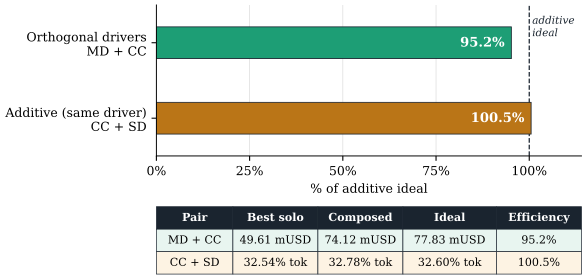

This chart was generated by the following Python code:
"""Figure 6: Composition orthogonality — horizontal bar chart with summary table.

Two horizontal bars normalised to % of additive ideal:
  - MD + CC (orthogonal drivers): 95.2%  — teal
  - CC + SD (additive, same driver): 100.5%  — amber
Vertical dashed reference line at 100%.
Value labels inside bars in white.
Summary table of raw numbers below the bars.
"""

from pathlib import Path

import matplotlib.pyplot as plt
import matplotlib.ticker as mticker
import matplotlib.gridspec as gridspec

plt.rcParams.update({
    "font.family": "serif",
    "font.size": 9,
    "axes.labelsize": 9,
    "axes.titlesize": 10,
    "legend.fontsize": 8,
    "mathtext.fontset": "cm",
    "pdf.fonttype": 42,
    "ps.fonttype": 42,
    "axes.linewidth": 0.7,
})

OUT = Path(__file__).resolve().parent / "fig6_composition_orthogonality.pdf"

TEAL  = "#1D9E75"
AMBER = "#BA7517"
EDGE  = "#1a242f"
GRID  = "#9a9a9a"


def main() -> None:
    fig = plt.figure(figsize=(5.5, 3.5))
    gs = gridspec.GridSpec(2, 1, height_ratios=[2.2, 1.0], hspace=0.45,
                           figure=fig)
    ax_bars  = fig.add_subplot(gs[0])
    ax_table = fig.add_subplot(gs[1])

    # ── Horizontal bars ──────────────────────────────────────────────────
    bars = [
        {"label": "Orthogonal drivers\nMD + CC", "value": 95.2, "color": TEAL},
        {"label": "Additive (same driver)\nCC + SD", "value": 100.5, "color": AMBER},
    ]

    y_pos      = [1.0, 0.0]
    bar_height = 0.42

    for yg in (25, 50, 75):
        ax_bars.axvline(yg, color=GRID, alpha=0.35, lw=0.5, zorder=0)

    ax_bars.axvline(100, color=EDGE, lw=0.9, ls="--", zorder=1)
    ax_bars.text(100.8, max(y_pos) + bar_height / 2,
                 "additive\nideal",
                 ha="left", va="center",
                 fontsize=7.5, color=EDGE, style="italic")

    for y, b in zip(y_pos, bars):
        ax_bars.barh(y, b["value"], bar_height,
                     color=b["color"], edgecolor=EDGE, linewidth=0.6, zorder=2)
        ax_bars.text(
            b["value"] - 1.8, y,
            f'{b["value"]:.1f}%',
            ha="right", va="center",
            fontsize=9.5, color="white", fontweight="bold",
        )

    ax_bars.set_yticks(y_pos)
    ax_bars.set_yticklabels([b["label"] for b in bars], fontsize=9)
    ax_bars.set_xlabel("% of additive ideal")
    ax_bars.set_xlim(0, 114)
    ax_bars.set_ylim(-0.5, 1.5)
    ax_bars.xaxis.set_major_formatter(mticker.FormatStrFormatter("%g%%"))
    ax_bars.xaxis.set_major_locator(mticker.MultipleLocator(25))
    ax_bars.spines["top"].set_visible(False)
    ax_bars.spines["right"].set_visible(False)

    # ── Summary table ─────────────────────────────────────────────────────
    ax_table.axis("off")

    col_labels = ["Pair", "Best solo", "Composed", "Ideal", "Efficiency"]
    row_data = [
        ["MD + CC", "49.61 mUSD", "74.12 mUSD", "77.83 mUSD", "95.2%"],
        ["CC + SD", "32.54% tok",  "32.78% tok",  "32.60% tok",  "100.5%"],
    ]

    # Column widths as fractions of axes width.
    col_widths = [0.18, 0.20, 0.20, 0.22, 0.20]

    tbl = ax_table.table(
        cellText=row_data,
        colLabels=col_labels,
        colWidths=col_widths,
        loc="upper center",
        cellLoc="center",
    )
    tbl.auto_set_font_size(False)
    tbl.set_fontsize(8)

    # Style: header row in dark with white text; data rows white bg.
    for (row, col), cell in tbl.get_celld().items():
        cell.set_edgecolor(EDGE)
        cell.set_linewidth(0.5)
        if row == 0:
            cell.set_facecolor(EDGE)
            cell.set_text_props(color="white", fontweight="bold")
        elif row == 1:
            cell.set_facecolor("#e8f5f0")   # light teal tint for MD+CC row
        else:
            cell.set_facecolor("#fdf3e3")   # light amber tint for CC+SD row

    tbl.scale(1, 1.35)

    fig.savefig(OUT, format="pdf", dpi=300, bbox_inches="tight", pad_inches=0.05)
    plt.close(fig)
    print(f"wrote {OUT}")


if __name__ == "__main__":
    main()
